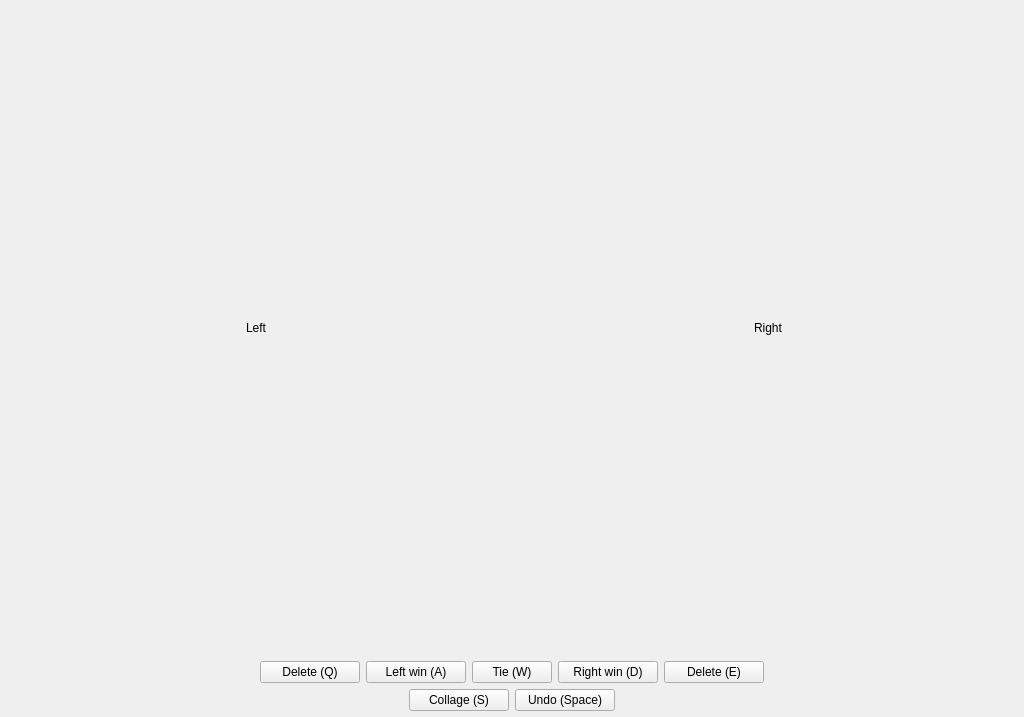
<?xml version="1.0" encoding="UTF-8"?>
<ui version="4.0">
 <class>MainWindow</class>
 <widget class="QMainWindow" name="MainWindow">
  <property name="geometry">
   <rect>
    <x>0</x>
    <y>0</y>
    <width>1024</width>
    <height>717</height>
   </rect>
  </property>
  <property name="windowTitle">
   <string>MainWindow</string>
  </property>
  <widget class="QWidget" name="central_widget">
   <property name="sizePolicy">
    <sizepolicy hsizetype="Maximum" vsizetype="Preferred">
     <horstretch>0</horstretch>
     <verstretch>0</verstretch>
    </sizepolicy>
   </property>
   <layout class="QVBoxLayout" name="verticalLayout">
    <property name="spacing">
     <number>6</number>
    </property>
    <property name="leftMargin">
     <number>0</number>
    </property>
    <property name="topMargin">
     <number>0</number>
    </property>
    <property name="rightMargin">
     <number>0</number>
    </property>
    <property name="bottomMargin">
     <number>6</number>
    </property>
    <item>
     <layout class="QHBoxLayout" name="files_layout">
      <property name="spacing">
       <number>0</number>
      </property>
      <item>
       <widget class="QLabel" name="left_file">
        <property name="sizePolicy">
         <sizepolicy hsizetype="Preferred" vsizetype="Expanding">
          <horstretch>0</horstretch>
          <verstretch>0</verstretch>
         </sizepolicy>
        </property>
        <property name="text">
         <string>Left</string>
        </property>
        <property name="alignment">
         <set>Qt::AlignCenter</set>
        </property>
       </widget>
      </item>
      <item>
       <widget class="QLabel" name="right_file">
        <property name="sizePolicy">
         <sizepolicy hsizetype="Preferred" vsizetype="Expanding">
          <horstretch>0</horstretch>
          <verstretch>0</verstretch>
         </sizepolicy>
        </property>
        <property name="text">
         <string>Right</string>
        </property>
        <property name="alignment">
         <set>Qt::AlignCenter</set>
        </property>
       </widget>
      </item>
     </layout>
    </item>
    <item>
     <layout class="QHBoxLayout" name="control_buttons_layout">
      <item>
       <spacer name="left_spacer">
        <property name="orientation">
         <enum>Qt::Horizontal</enum>
        </property>
        <property name="sizeHint" stdset="0">
         <size>
          <width>40</width>
          <height>20</height>
         </size>
        </property>
       </spacer>
      </item>
      <item>
       <widget class="QPushButton" name="button_delete_left">
        <property name="minimumSize">
         <size>
          <width>100</width>
          <height>0</height>
         </size>
        </property>
        <property name="text">
         <string>Delete (Q)</string>
        </property>
       </widget>
      </item>
      <item>
       <widget class="QPushButton" name="button_left_win">
        <property name="minimumSize">
         <size>
          <width>100</width>
          <height>0</height>
         </size>
        </property>
        <property name="text">
         <string>Left win (A)</string>
        </property>
       </widget>
      </item>
      <item>
       <widget class="QPushButton" name="button_tie">
        <property name="minimumSize">
         <size>
          <width>0</width>
          <height>0</height>
         </size>
        </property>
        <property name="text">
         <string>Tie (W)</string>
        </property>
       </widget>
      </item>
      <item>
       <widget class="QPushButton" name="button_right_win">
        <property name="minimumSize">
         <size>
          <width>100</width>
          <height>0</height>
         </size>
        </property>
        <property name="text">
         <string>Right win (D)</string>
        </property>
       </widget>
      </item>
      <item>
       <widget class="QPushButton" name="button_delete_right">
        <property name="minimumSize">
         <size>
          <width>100</width>
          <height>0</height>
         </size>
        </property>
        <property name="text">
         <string>Delete (E)</string>
        </property>
       </widget>
      </item>
      <item>
       <spacer name="right_spacer">
        <property name="orientation">
         <enum>Qt::Horizontal</enum>
        </property>
        <property name="sizeHint" stdset="0">
         <size>
          <width>40</width>
          <height>20</height>
         </size>
        </property>
       </spacer>
      </item>
     </layout>
    </item>
    <item>
     <layout class="QHBoxLayout" name="horizontalLayout">
      <item>
       <spacer name="horizontalSpacer">
        <property name="orientation">
         <enum>Qt::Horizontal</enum>
        </property>
        <property name="sizeHint" stdset="0">
         <size>
          <width>40</width>
          <height>20</height>
         </size>
        </property>
       </spacer>
      </item>
      <item>
       <widget class="QPushButton" name="button_collage">
        <property name="minimumSize">
         <size>
          <width>100</width>
          <height>0</height>
         </size>
        </property>
        <property name="text">
         <string>Collage (S)</string>
        </property>
       </widget>
      </item>
      <item>
       <widget class="QPushButton" name="button_undo">
        <property name="minimumSize">
         <size>
          <width>100</width>
          <height>0</height>
         </size>
        </property>
        <property name="text">
         <string>Undo (Space)</string>
        </property>
       </widget>
      </item>
      <item>
       <spacer name="horizontalSpacer_2">
        <property name="orientation">
         <enum>Qt::Horizontal</enum>
        </property>
        <property name="sizeHint" stdset="0">
         <size>
          <width>40</width>
          <height>20</height>
         </size>
        </property>
       </spacer>
      </item>
     </layout>
    </item>
   </layout>
  </widget>
 </widget>
 <resources/>
 <connections/>
</ui>
